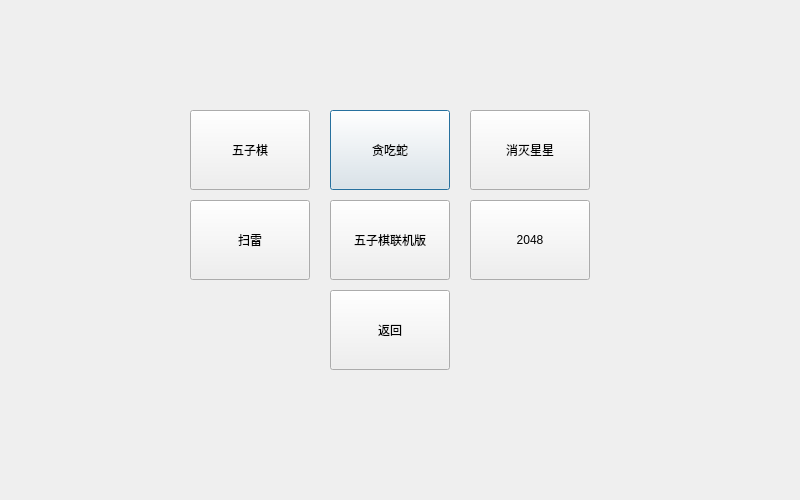
<?xml version="1.0" encoding="UTF-8"?>
<ui version="4.0">
 <class>GAMES</class>
 <widget class="QDialog" name="GAMES">
  <property name="geometry">
   <rect>
    <x>0</x>
    <y>0</y>
    <width>800</width>
    <height>500</height>
   </rect>
  </property>
  <property name="windowTitle">
   <string>GAMES</string>
  </property>
  <widget class="QPushButton" name="game5">
   <property name="geometry">
    <rect>
     <x>330</x>
     <y>110</y>
     <width>120</width>
     <height>80</height>
    </rect>
   </property>
   <property name="text">
    <string>贪吃蛇</string>
   </property>
  </widget>
  <widget class="QPushButton" name="game2">
   <property name="geometry">
    <rect>
     <x>470</x>
     <y>200</y>
     <width>120</width>
     <height>80</height>
    </rect>
   </property>
   <property name="text">
    <string>2048</string>
   </property>
  </widget>
  <widget class="QPushButton" name="game4">
   <property name="geometry">
    <rect>
     <x>190</x>
     <y>200</y>
     <width>120</width>
     <height>80</height>
    </rect>
   </property>
   <property name="text">
    <string>扫雷</string>
   </property>
  </widget>
  <widget class="QPushButton" name="game1">
   <property name="geometry">
    <rect>
     <x>190</x>
     <y>110</y>
     <width>120</width>
     <height>80</height>
    </rect>
   </property>
   <property name="text">
    <string>五子棋</string>
   </property>
  </widget>
  <widget class="QPushButton" name="game3">
   <property name="geometry">
    <rect>
     <x>470</x>
     <y>110</y>
     <width>120</width>
     <height>80</height>
    </rect>
   </property>
   <property name="text">
    <string>消灭星星</string>
   </property>
  </widget>
  <widget class="QPushButton" name="game1_2">
   <property name="geometry">
    <rect>
     <x>330</x>
     <y>290</y>
     <width>120</width>
     <height>80</height>
    </rect>
   </property>
   <property name="text">
    <string>返回</string>
   </property>
  </widget>
  <widget class="QPushButton" name="game1_3">
   <property name="geometry">
    <rect>
     <x>330</x>
     <y>200</y>
     <width>120</width>
     <height>80</height>
    </rect>
   </property>
   <property name="text">
    <string>五子棋联机版</string>
   </property>
  </widget>
 </widget>
 <layoutdefault spacing="6" margin="11"/>
 <resources/>
 <connections/>
</ui>
